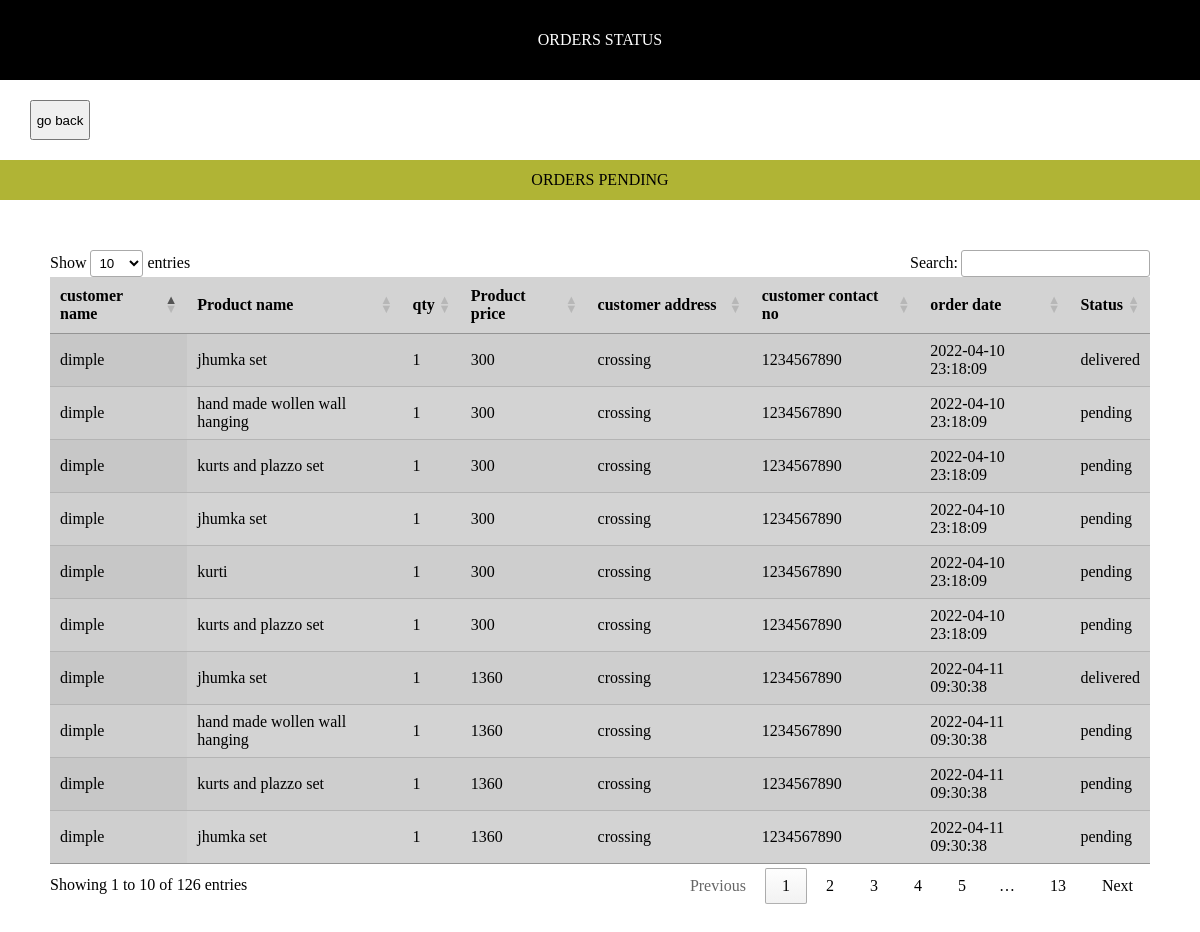
The app's page /admin_area/vieworder.php with its own data.
### tables this page shows
CREATE TABLE `customer` (
  `customer_id` int(10) NOT NULL,
  `customer_name` varchar(100) NOT NULL,
  `customer_email` varchar(100) NOT NULL,
  `customer_pass` varchar(100) NOT NULL,
  `customer_state` text NOT NULL,
  `customer_city` text NOT NULL,
  `customer_contact` int(10) NOT NULL,
  `customer_address` text NOT NULL,
  `customer_ip` int(100) NOT NULL
);

CREATE TABLE `products` (
  `product_ID` int(10) NOT NULL,
  `cat_ID` int(10) NOT NULL,
  `date` timestamp NOT NULL DEFAULT current_timestamp() ON UPDATE current_timestamp(),
  `product_title` text NOT NULL,
  `product_img1` text NOT NULL,
  `product_price` int(10) NOT NULL,
  `product_desc` text NOT NULL,
  `product_status` text NOT NULL,
  `keyword` text NOT NULL
);

CREATE TABLE `pending_orders` (
  `customer_id` int(10) NOT NULL,
  `invoice_no` int(100) NOT NULL,
  `product_id` int(10) NOT NULL,
  `qty` int(100) NOT NULL,
  `order_status` text NOT NULL,
  `order_id` int(11) NOT NULL
);

CREATE TABLE `customer_order` (
  `order_id` int(10) NOT NULL,
  `customer_id` int(10) NOT NULL,
  `due_amount` int(100) NOT NULL,
  `invoice_no` int(100) NOT NULL,
  `total_products` int(100) NOT NULL,
  `order_date` timestamp NOT NULL DEFAULT current_timestamp() ON UPDATE current_timestamp(),
  `order_status` text NOT NULL,
  `product_id` int(11) NOT NULL
);

### admin_area/vieworder.php (the view, shortened to what this page needs)
<?php
include('includes/db.php');
?>
<!DOCTYPE html>
<html lang="en">
<head>
    <link rel="stylesheet" href="https://cdn.datatables.net/1.11.5/css/jquery.dataTables.min.css">
    <link rel="stylesheet" href="https://cdnjs.cloudflare.com/ajax/libs/font-awesome/6.0.0-beta2/css/all.min.css">
</head>
<body>
<div class="title">
  <p>
  ORDERS STATUS
  </p>
</div>
<div class="title-home">
 <button><a href="dashboard.php">go back</a></button>
</div>
<div class="tiltelite" >
  <p>
  ORDERS PENDING
  </p>
</div>
<div class=conatiner>
<table id="example" class="display" style="width:100%">
        <thead>
            <tr>
                <th >customer name</th>
                <th >Product name</th>
                <th >qty</th>
                <th >Product price</th>
                <th >customer address</th>
                <th >customer contact no</th>
                <th >order date</th>
                <th >Status</th>
            </tr>
        </thead>
        <tbody>
        <?php
$selectp="SELECT * from customer_order ";
$runselectp=mysqli_query($conn,$selectp);
while($rule=mysqli_fetch_array($runselectp)){
    $cust_id=$rule['customer_id'];
    $due_amount=$rule['due_amount'];
    $order_date=$rule['order_date'];
    $selpending="SELECT * from pending_orders where customer_id='$cust_id'";
    $gun=mysqli_query($conn,$selpending);
    while($gherin=mysqli_fetch_array($gun)){
        $product_id=$gherin['product_id'];
        $qty=$gherin['qty'];
        $status=$gherin['order_status'];
            $customerdetails="SELECT * from customer where customer_ip='$cust_id'";
            $runcustomerdetails=mysqli_query($conn,$customerdetails);
            while($shin=mysqli_fetch_array($runcustomerdetails)){
                $username=$shin['customer_name'];
                $contactno=$shin['customer_contact'];
                $ucustomer_address=$shin['customer_address'];
                 $finalpro="SELECT * from products where product_ID='$product_id'";
        $hatt=mysqli_query($conn,$finalpro);
        while($getout=mysqli_fetch_array($hatt)){
            $pro_name=$getout['product_title'];
                ?>
            <tr>
                <td ><?php echo $username  ; ?></td>
                <td ><?php echo $pro_name ; ?></td>
                <td ><?php echo $qty ; ?></td>
                <td ><?php echo $due_amount ; ?></td>
                <td ><?php echo $ucustomer_address; ?></td>
                <td ><?php echo $contactno ; ?></td>
                <td ><?php echo $order_date ; ?></td>
                <td ><?php echo $status ; ?></td>
            </tr>
            <?php
        }}}} ?>
        </tbody>
    </table>
</div>
</body>
</html>

### admin_area/vieworder.php (style rules this page uses)
* { box-sizing:border-box; margin:0; padding:0; }
.conatiner { margin:50px }
.display { background-color:lightgrey; width: 100vw; }
.title { width: 100%; height:5rem; color:white; background-color:black; display:flex; justify-content:center; align-items:center; }
.title-home { width: 100%; height:5rem; color:white; margin-left:30px; display:flex; justify-content:flex-start; align-items:center; }
.title-home button { height:50%; width: 5%; }
.title-home a { text-decoration:none; color:black; }
.tiltelite { background-color:#b0b435; height:40px; text-align:center; display:flex; height:40px; align-items:center; justify-content:center; }

### records on screen
customer_order: due_amount "300", order_date "2022-04-10 23:18:09"
pending_orders: qty "1", order_status "delivered"
customer: customer_name "dimple", customer_address "crossing", customer_contact "1234567890"
products: product_title "jhumka set"
pending_orders: qty "1", order_status "pending"
products: product_title "hand made wollen wall hanging"
pending_orders: qty "1", order_status "pending"
products: product_title "kurts and plazzo set"
pending_orders: qty "1", order_status "pending"
pending_orders: qty "1", order_status "pending"
products: product_title "kurti"
pending_orders: qty "1", order_status "pending"
customer_order: due_amount "1360", order_date "2022-04-11 09:30:38"
